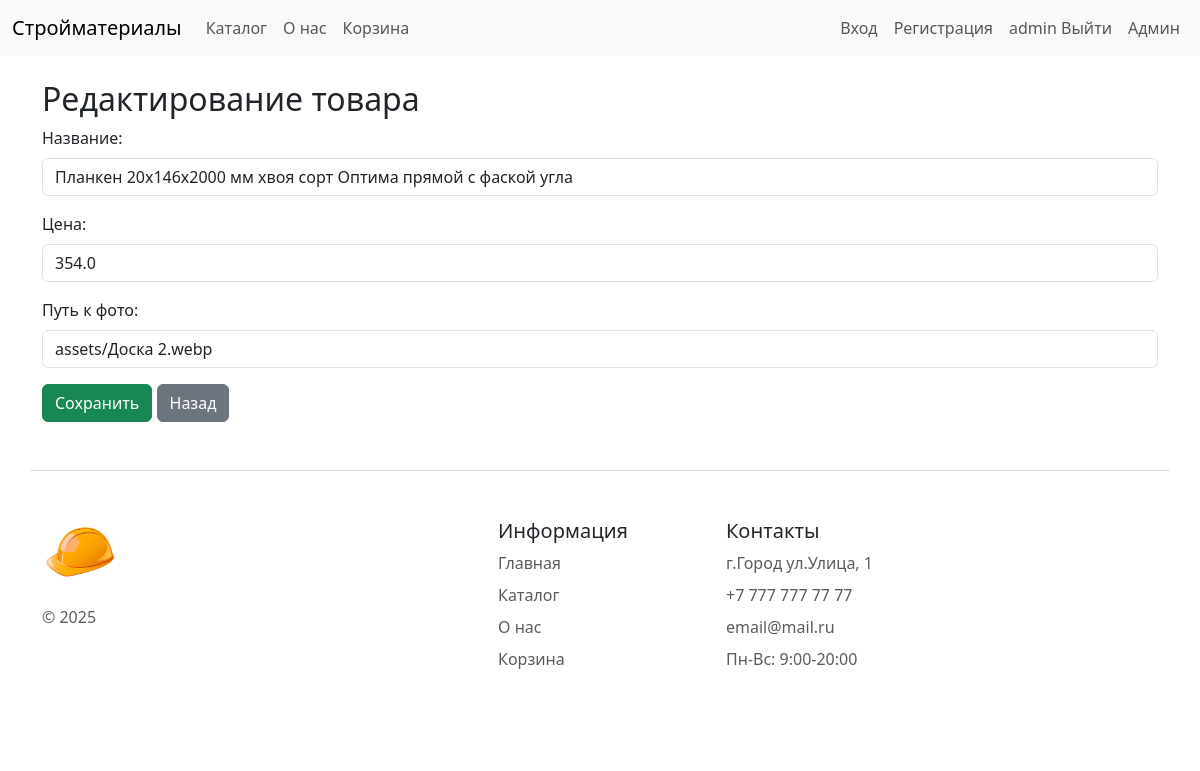
Page /admin/products/edit/2 (signed in) on the committed database.
### tables this page shows
CREATE TABLE products (
            id INTEGER PRIMARY KEY AUTOINCREMENT,
            name TEXT NOT NULL,
            price REAL NOT NULL,
            image_url TEXT NOT NULL,
            created_at TIMESTAMP DEFAULT CURRENT_TIMESTAMP
        );

### app.py (the view, shortened to what this page needs)
@app.route('/admin/products/edit/<int:product_id>', methods=['GET', 'POST'])
def admin_edit_product(product_id):
    if session.get("role") != "admin":
        return "Доступ запрещён"
    with get_db_connection() as conn:
        product = conn.execute(
            'SELECT * FROM products WHERE id = ?',
            (product_id,)
        ).fetchone()
    if not product:
        return "Товар не найден", 404
    return render_template('admin_edit.html', product=dict(product))

### app.py (called while the page is built)
@contextmanager
def get_db_connection():
    conn = sqlite3.connect(app.config['DATABASE'])
    conn.row_factory = sqlite3.Row
    try:
        yield conn
        conn.commit()
    except Exception:
        conn.rollback()
        raise
    finally:
        conn.close()

@app.before_request
def before_request():
    if 'cart' not in session:
        session['cart'] = {}

### templates/admin_edit.html (shortened to what this page needs)
{% extends "base.html" %}
{% block content %}
<div class="container mt-4">
    <h2>{{ "Редактирование товара" if product else "Добавление товара" }}</h2>
    <form id="productForm" method="POST">
        <div class="mb-3">
            <label class="form-label">Название:</label>
            <input name="name" class="form-control" value="{{ product.name if product else '' }}" required>
        </div>
        <div class="mb-3">
            <label class="form-label">Цена:</label>
            <input type="number" name="price" class="form-control" step="0.01"
                   value="{{ product.price if product else '' }}" required>
        </div>
        <div class="mb-3">
            <label class="form-label">Путь к фото:</label>
            <input name="image_url" class="form-control" value="{{ product.image_url if product else '' }}">
        </div>
        <button class="btn btn-success">Сохранить</button>
        <a href="/admin/products" class="btn btn-secondary">Назад</a>
    </form>
</div>
{% endblock %}

### rows in the picture
products: name "Планкен 20x146x2000 мм хвоя сорт Оптима прямой с фаской угла", price "354.0", image_url "assets/Доска 2.webp"

### other values in the picture
{{ session.username }} "admin"
{{ "Редактирование товара" if product else "Добавление товара" }} "Редактирование товара"
